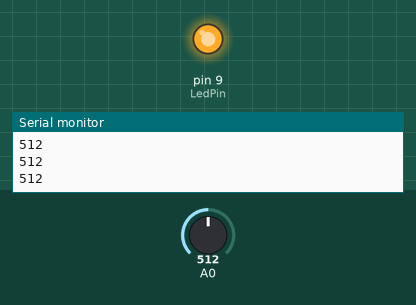
This sketch was run on a simulated Arduino Uno, built with avr-gcc and run on an emulated ATmega328P. On the bench: output pins drawn as LEDs (lit = HIGH), the last lines printed to the serial monitor. The inputs (shaded band) are chosen by the test bench; at power-on: A0 = 512.

Above: at 1.2 s.
1.3 s: A0 set to 489
At 1.8 s:
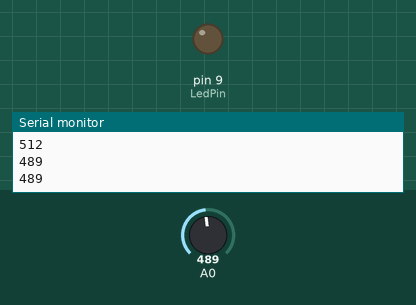
2.9 s: A0 set to 510
At 4.2 s:
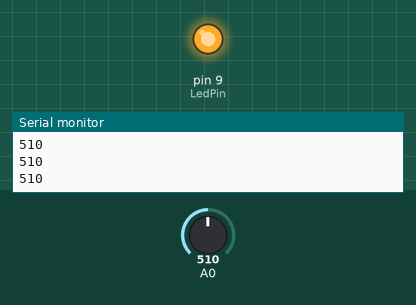
4.5 s: A0 set to 490
At 5.6 s:
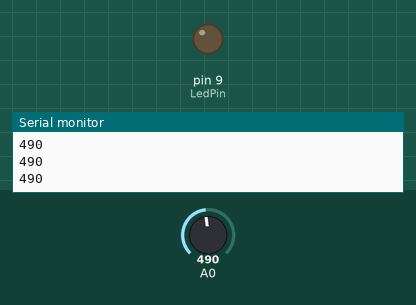
Timing chart, 0 to 7.5 s (numbered marks = the images above; inputs shaded):
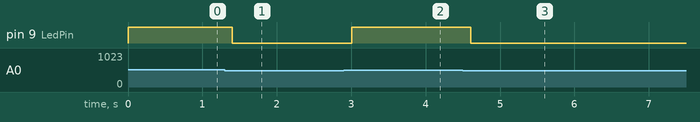

Measured:
- the behaviour switches between 500 and 499 on A0 (found by bisection; images 0 and 1)
- after the input at 1.3 s, pin 9 (LedPin): HIGH → LOW after 0.10 s
- after the input at 2.9 s, pin 9 (LedPin): LOW → HIGH after 0.10 s
- after the input at 4.5 s, pin 9 (LedPin): HIGH → LOW after 0.11 s

The sketch:

p2e1.ino
```cpp
const int LedPin= 9;
int AnalogValue=0;
void setup() {
 pinMode(LedPin,OUTPUT);

 //Open and set the baudrate for the Serial port (9600 baudios)
 Serial.begin(9600);
}
void loop() {
 //Read the potentiometer
 AnalogValue=analogRead(A0);

 //Show the read data in the console
 Serial.println(AnalogValue);

 //Check value to switch on or off the LED
 if (AnalogValue>=500)
 {
 digitalWrite(LedPin,HIGH);
 }
 else
 {
 digitalWrite(LedPin,LOW);
 }
 delay(200);
}
```
